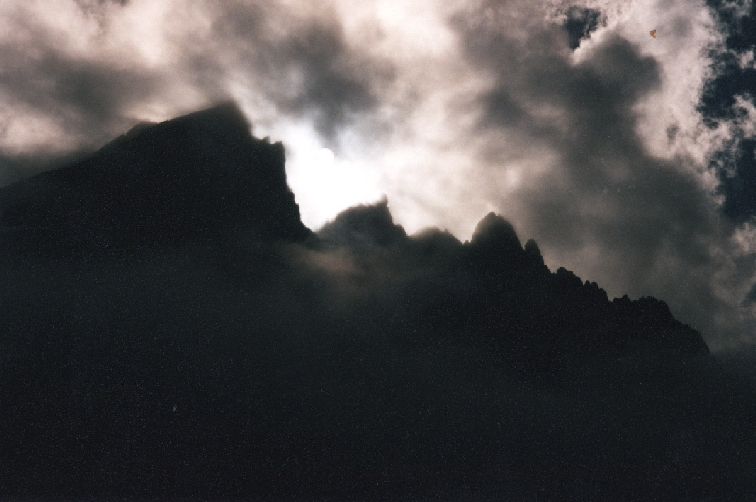
#> input picture Homework 2/HW2 Task/part2/1.jpg, 756 x 502 px, found by its file name
$ jupyter execute --allow-errors HW2PART2.ipynb
#> lines starting #> are read from the running program, lines starting #| are printed output that depends on the picture
# PART2

## Import libraries

[cell 1]
import numpy as np
import pandas as pd
import matplotlib.pyplot as plt
from PIL import Image
import os
import cv2
from scipy.spatial.distance import euclidean
from scipy.spatial.distance import cdist
import skimage
from skimage.io import imread
from skimage.color import rgb2gray
from skimage.feature import canny
from skimage.transform import hough_line, hough_line_peaks
from matplotlib import cm
from skimage.segmentation import slic, mark_boundaries
from skimage.color import label2rgb
from scipy.io import loadmat,savemat
import scipy.io
from sklearn.cluster import KMeans
from sklearn.preprocessing import StandardScaler
from matplotlib.colors import ListedColormap

## SLIC

[cell 2]
class SLIC:
    def __init__(self,image_folder,image_names,n_segments,compactness,sigma,output_folder):
        self.image_folder=image_folder
        self.image_names=image_names
        self.n_segments=n_segments
        self.compactness=compactness
        self.sigma=sigma
        self.output_folder=output_folder

    def segment_images_with_slic(self):
        results = {}
        for image_name in self.image_names:
            image_path = os.path.join(self.image_folder, image_name)
            image = imread(image_path)

            segments = slic(image, n_segments=self.n_segments, compactness=self.compactness, sigma=self.sigma, start_label=1)

            boundaries = mark_boundaries(image, segments,(0, 0.5, 0.5))
            label_image_avg = label2rgb(segments, image, kind='avg')  # Optional: visualize average color within superpixels
            label_image_overlay=label2rgb(segments, image, kind='overlay')

            results[image_name] = {
                "original": image,
                "segments": segments,
                "boundaries": boundaries,
                "label_image": label_image_avg,
            }

            # Plot the results for this image
            fig, ax = plt.subplots(1, 4, figsize=(24, 8))
            ax[0].imshow(image)
            ax[0].set_title(f"Original Image: '{image_name}'")
            ax[0].axis("off")

            ax[1].imshow(boundaries)
            ax[1].set_title("Superpixel Boundaries")
            ax[1].axis("off")

            ax[2].imshow(label_image_avg)
            ax[2].set_title("Superpixels (Averaged Colors)")
            ax[2].axis("off")

            ax[3].imshow(label_image_overlay)
            ax[3].set_title("Superpixels (Overlayed Colors)")
            ax[3].axis("off")

            plt.tight_layout()
            plt.show()


        return results


    def save_segments_for_matlab(self):
        results=self.segment_images_with_slic()

        os.makedirs(self.output_folder, exist_ok=True)  # Ensure the output folder exists

        for image_name, data in results.items():
            segments = data['segments']  # Extract the segments matrix
            mat_file_name = os.path.join(self.output_folder, f"{os.path.splitext(image_name)[0]}_segments.mat")

            # Save to a MATLAB .mat file
            savemat(mat_file_name, {"segments": segments})
            print(f"Saved: {mat_file_name}")

[cell 3]
image_names = ["1.jpg","2.jpg","3.jpg","4.jpg","5.jpg","6.jpg","7.jpg","8.jpg","9.jpg","10.jpg"]
image_folder = "part2"
n_segments=200
compactness=10
sigma=1
output_folder = "part2/matlab_segments"
mark1=SLIC(image_folder=image_folder,image_names=image_names,n_segments=n_segments,compactness=compactness,sigma=sigma,output_folder=output_folder)
#> (the rest of this cell did not finish here and is left out)

#> in segment_images_with_slic, image is the input picture: shape (502, 756, 3); mean R, G, B 74.6, 72.3, 72.8
#> in segment_images_with_slic, `segments = slic(image, n_segments=self.n_segments, compactness=self.co..`:
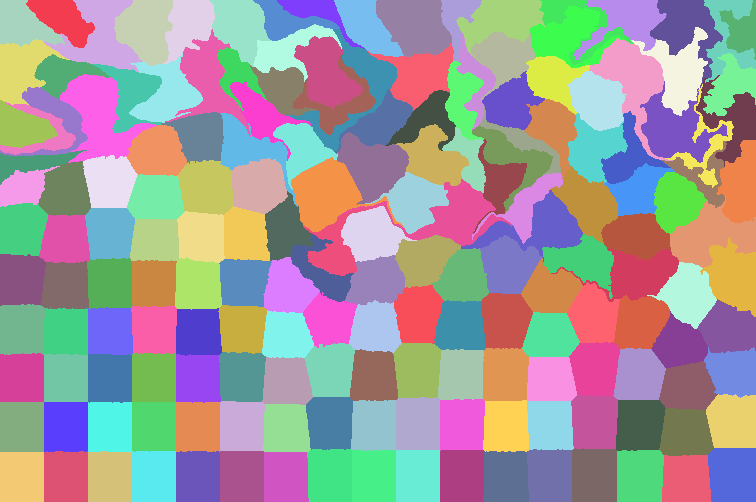
#> segments: shape (502, 756) int64; 175 distinct labels, from 1 to 175; one colour per label, 0 black
#> in segment_images_with_slic, `label_image_overlay=label2rgb(segments, image, kind='overlay')`:
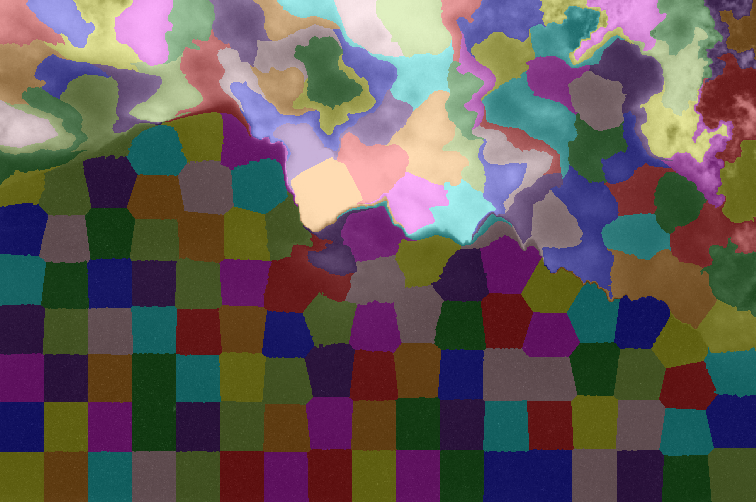
#> label_image_overlay: shape (502, 756, 3) float64; mean R, G, B 0.392, 0.355, 0.35
#> pass 2 of the loop in segment_images_with_slic, `for image_name in self.image_names:`:
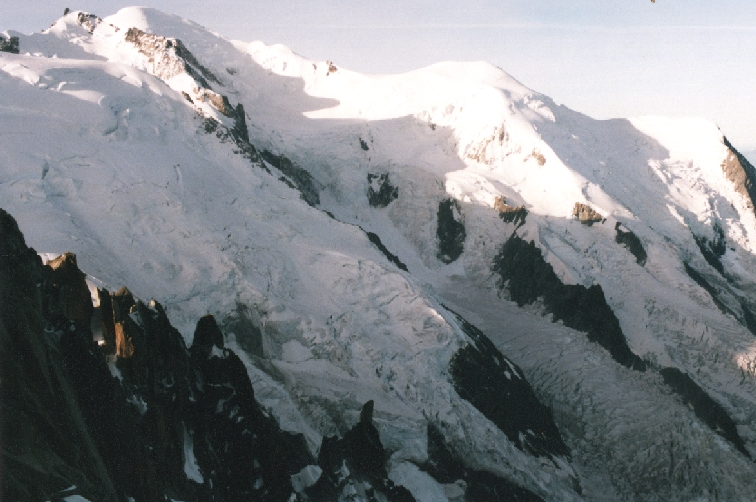
#> input picture Homework 2/HW2 Task/part2/2.jpg, 756 x 502 px, found by its file name
#> in segment_images_with_slic, image is the input picture: shape (502, 756, 3); mean R, G, B 126.9, 130.7, 134.6

[cell 4]
image_names = ["1.jpg","2.jpg","3.jpg","4.jpg","5.jpg","6.jpg","7.jpg","8.jpg","9.jpg","10.jpg"]
#> image_names = ['1.jpg', '2.jpg', '3.jpg', '4.jpg', '5.jpg', '6.jpg', '7.jpg', '8.jpg', '9.jpg', '10.jpg']
image_folder = "part2"
n_segments=300
compactness=10
sigma=1
output_folder = "part2/matlab_segments"
mark1=SLIC(image_folder=image_folder,image_names=image_names,n_segments=n_segments,compactness=compactness,sigma=sigma,output_folder=output_folder)
#> (the rest of this cell did not finish here and is left out)

#> in segment_images_with_slic (call 2), `segments = slic(image, n_segments=self.n_segments, compactness=self.co..`:
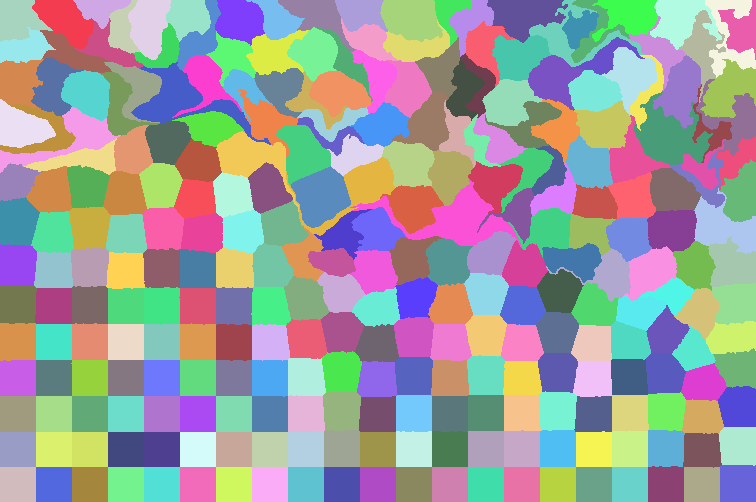
#> segments: shape (502, 756) int64; 274 distinct labels, from 1 to 274; one colour per label, 0 black
#> in segment_images_with_slic (call 2), `boundaries = mark_boundaries(image, segments,(0, 0.5, 0.5))`:
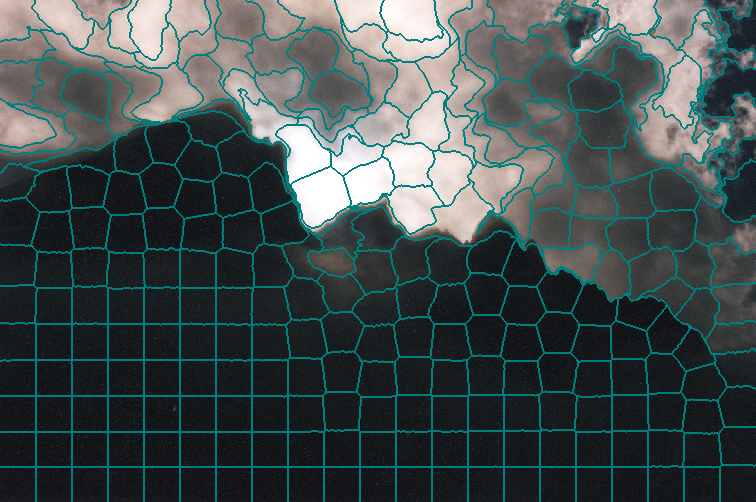
#> boundaries: shape (502, 756, 3) float64; mean R, G, B 0.258, 0.305, 0.307
#> in segment_images_with_slic (call 2), `label_image_avg = label2rgb(segments, image, kind='avg')`:
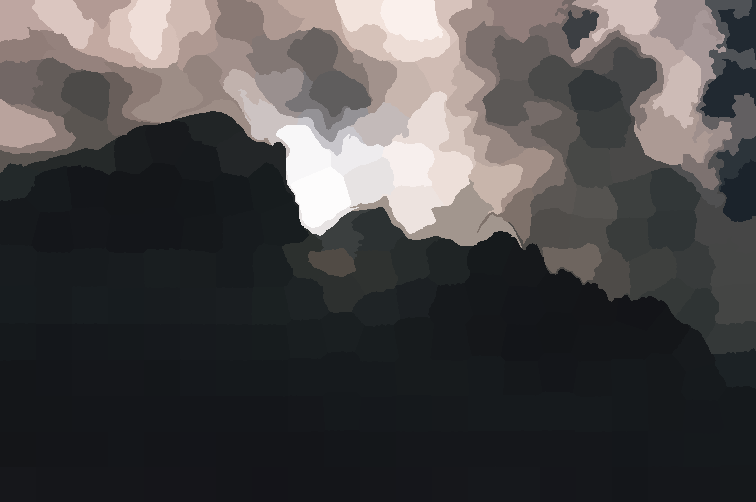
#> label_image_avg: shape (502, 756, 3); mean R, G, B 74.1, 71.8, 72.3
#> in segment_images_with_slic (call 2), `label_image_overlay=label2rgb(segments, image, kind='overlay')`:
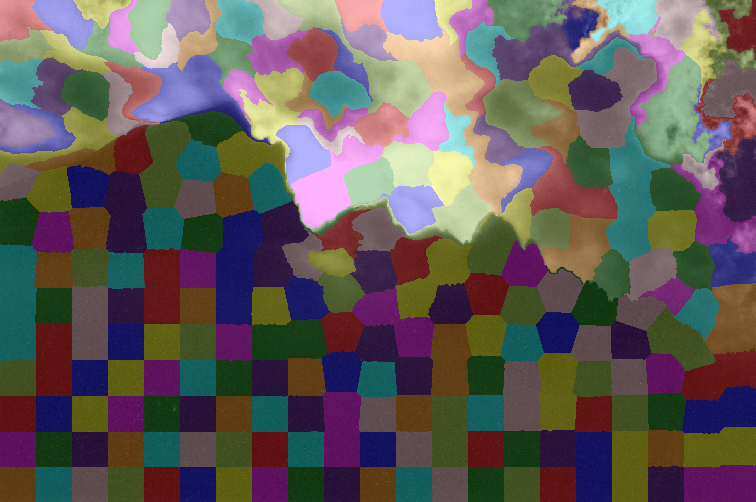
#> label_image_overlay: shape (502, 756, 3) float64; mean R, G, B 0.388, 0.354, 0.35
#> pass 2 of the loop in segment_images_with_slic, `for image_name in self.image_names:`:

[cell 5]
image_names = ["1.jpg","2.jpg","3.jpg","4.jpg","5.jpg","6.jpg","7.jpg","8.jpg","9.jpg","10.jpg"]
image_folder = "part2"
n_segments=400
compactness=10
sigma=1
output_folder = "part2/matlab_segments"
mark1=SLIC(image_folder=image_folder,image_names=image_names,n_segments=n_segments,compactness=compactness,sigma=sigma,output_folder=output_folder)
#> (the rest of this cell did not finish here and is left out)

#> in segment_images_with_slic (call 3), `segments = slic(image, n_segments=self.n_segments, compactness=self.co..`:
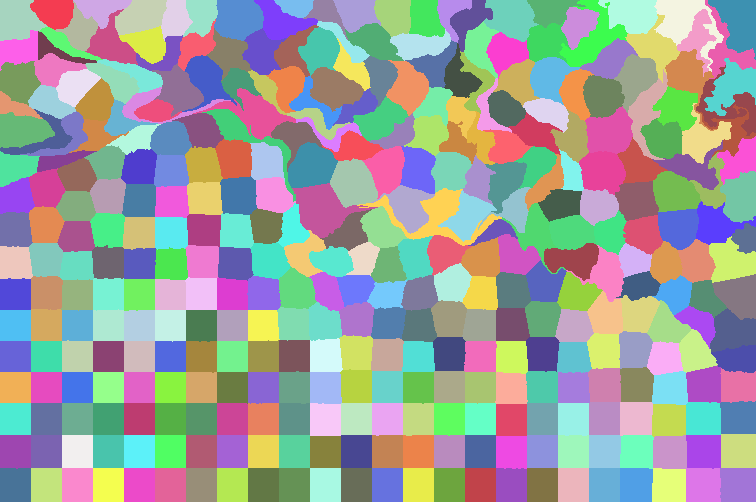
#> segments: shape (502, 756) int64; 362 distinct labels, from 1 to 362; one colour per label, 0 black
#> in segment_images_with_slic (call 3), `boundaries = mark_boundaries(image, segments,(0, 0.5, 0.5))`:
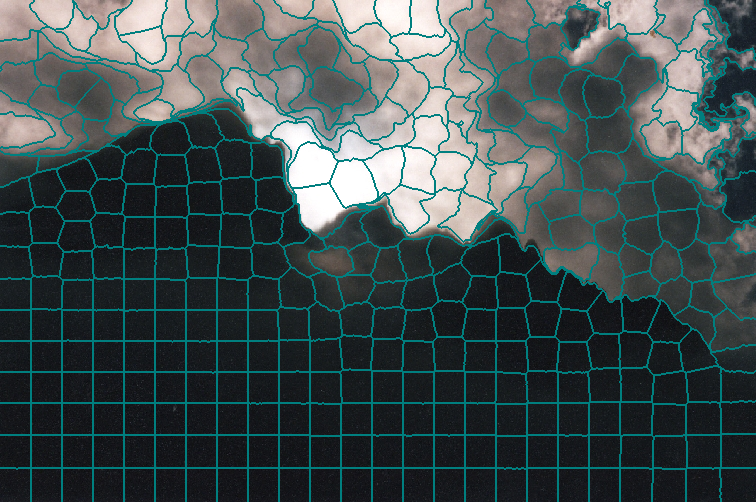
#> boundaries: shape (502, 756, 3) float64; mean R, G, B 0.255, 0.309, 0.31
#> in segment_images_with_slic (call 3), `label_image_avg = label2rgb(segments, image, kind='avg')`:
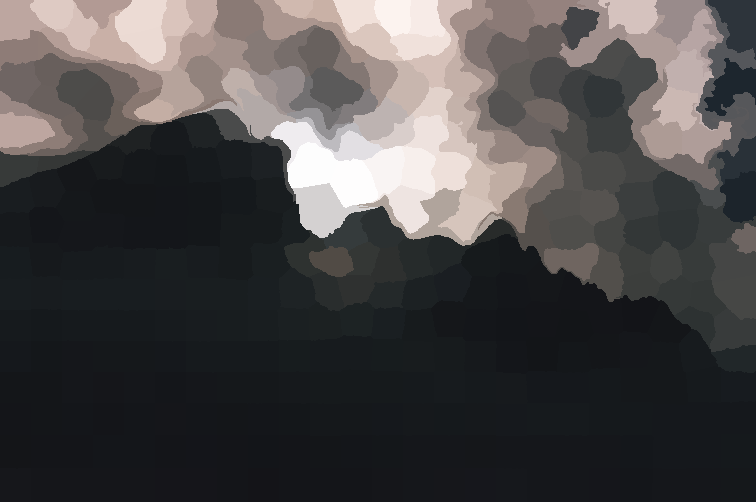
#> label_image_avg: shape (502, 756, 3); mean R, G, B 74.1, 71.8, 72.3
#> in segment_images_with_slic (call 3), `label_image_overlay=label2rgb(segments, image, kind='overlay')`:
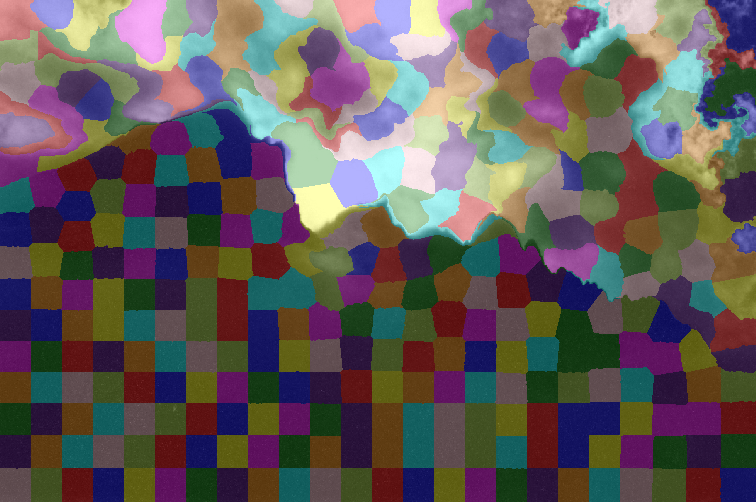
#> label_image_overlay: shape (502, 756, 3) float64; mean R, G, B 0.39, 0.354, 0.353
#> pass 2 of the loop in segment_images_with_slic, `for image_name in self.image_names:`:
#> in segment_images_with_slic (call 3), `segments = slic(image, n_segments=self.n_segments, compactness=self.co..`:
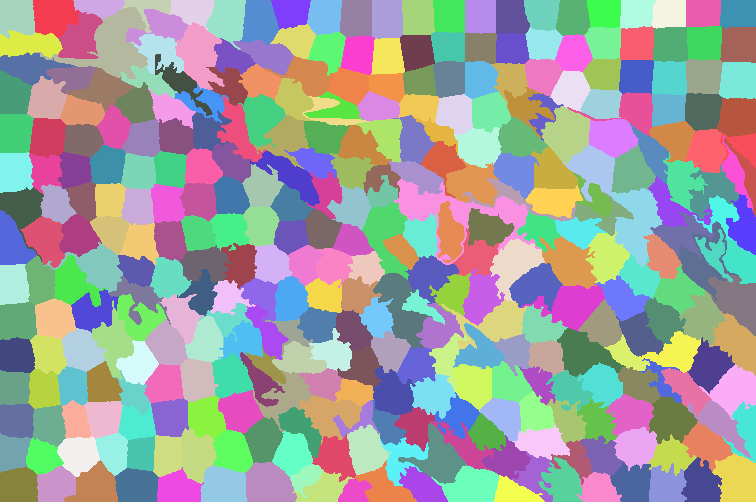
#> segments: shape (502, 756) int64; 343 distinct labels, from 1 to 343; one colour per label, 0 black
#> in segment_images_with_slic (call 3), `label_image_overlay=label2rgb(segments, image, kind='overlay')`:
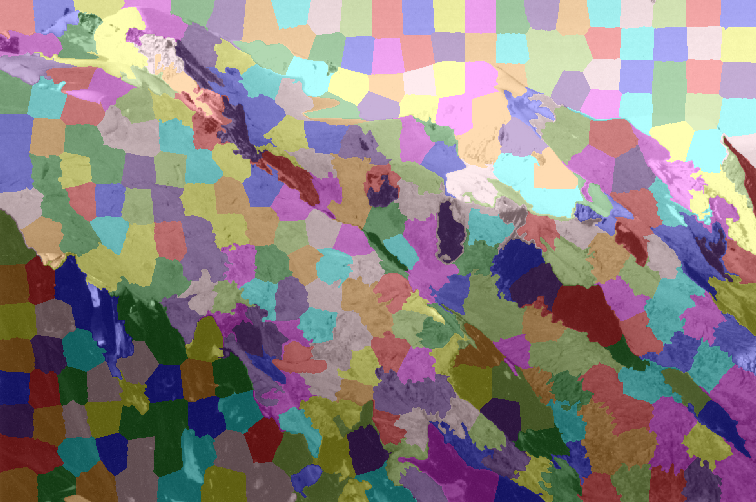
#> label_image_overlay: shape (502, 756, 3) float64; mean R, G, B 0.552, 0.512, 0.51

## K-MEAN

[cell 6]
class kmeans:
    def __init__(self,image_folder,segments_folder,feature_folder,cluster_result_folder,num_images,num_clusters):
        self.feature_folder=feature_folder
        self.segments_folder=segments_folder
        self.image_folder=image_folder
        self.cluster_result_folder=cluster_result_folder
        self.num_images=num_images
        self.num_clusters=num_clusters

    def load_feature_matrices(self):
        self.all_feature_matrices = []
        self.segment_sizes = []
        for img_idx in range(1, self.num_images + 1):
            file_path = os.path.join(self.feature_folder, f'feature_matrices_{img_idx}.mat')
            mat_data = scipy.io.loadmat(file_path)
            feature_matrix = mat_data['feature_matrix']
            self.all_feature_matrices.append(feature_matrix)
            self.segment_sizes.append(feature_matrix.shape[0])
            print(f"Loaded feature matrix for image {img_idx}: {feature_matrix.shape}")

    # [17 lines left out: functions perform_clustering, split_labels_func, not called in this run]

    def visualize_clustering_with_boundaries(self):
        self.load_feature_matrices()
        self.perform_clustering()
        self.split_labels_func()
        os.makedirs(self.cluster_result_folder, exist_ok=True)
        for img_idx in range(1, self.num_images + 1):

            img_path = os.path.join(self.image_folder, f"{img_idx}.jpg")
            im = plt.imread(img_path)
            seg_path = os.path.join(self.segments_folder, f"{img_idx}_segments.mat")
            segments = scipy.io.loadmat(seg_path)['segments']

            unique_segments = np.unique(segments)
            cluster_map = np.zeros_like(segments, dtype=int)
            for segment_id, cluster_label in zip(unique_segments, self.split_labels[img_idx - 1]):
                cluster_map[segments == segment_id] = cluster_label


            # Create pseudo-color and overlay images
            pseudo_color_image = label2rgb(cluster_map, im, kind='overlay', bg_label=0)

            # Transparent overlay
            overlay = (0.6 * im + 0.4 * pseudo_color_image*255).astype(np.uint8)
            boundary_image = mark_boundaries(overlay, segments, color=(0, 0.3, 0.3))
            # Plot results
            plt.figure(figsize=(15, 5))
            plt.subplot(1, 3, 1)
            plt.imshow(im)
            plt.title(f"Original Image {img_idx}")
            plt.axis("off")

            plt.subplot(1, 3, 2)
            plt.imshow(pseudo_color_image)
            plt.title(f"K-Means Clustering Result {img_idx}")
            plt.axis("off")

            plt.subplot(1, 3, 3)
            plt.imshow(boundary_image)
            plt.title(f"Overlay with Clusters {img_idx}")
            plt.axis("off")
            plt.show()
            # [4 lines of commented-out code are left out]

[cell 7]
image_folder = "part2"
#> image_folder = 'part2'
segments_folder = "part2/matlab_segments"
feature_folder = "feature_matrices"
cluster_result_folder = "clustering_results"
num_images = 10
num_clusters = 4
k_mean_mark1=kmeans(image_folder,segments_folder,feature_folder,cluster_result_folder,num_images,num_clusters)
#> (the rest of this cell did not finish here and is left out)


[cell 8]
image_folder = "part2"
segments_folder = "part2/matlab_segments"
feature_folder = "feature_matrices"
cluster_result_folder = "clustering_results"
num_images = 10
num_clusters = 5
k_mean_mark1=kmeans(image_folder,segments_folder,feature_folder,cluster_result_folder,num_images,num_clusters)
#> (the rest of this cell did not finish here and is left out)


[cell 9]
image_folder = "part2"
segments_folder = "part2/matlab_segments"
feature_folder = "feature_matrices"
cluster_result_folder = "clustering_results"
num_images = 10
num_clusters = 6
k_mean_mark1=kmeans(image_folder,segments_folder,feature_folder,cluster_result_folder,num_images,num_clusters)
#> (the rest of this cell did not finish here and is left out)


# Contextual Clustering

[cell 10]
class ContextualClustering:
    def __init__(self, image_folder, segments_folder, feature_folder, output_folder, num_images, num_clusters, radius1, radius2, threshold=5):
        self.image_folder = image_folder
        self.segments_folder = segments_folder
        self.feature_folder = feature_folder
        self.output_folder = output_folder
        self.num_images = num_images
        self.num_clusters = num_clusters
        self.radius1 = radius1
        self.radius2 = radius2
        self.threshold = threshold

    def load_feature_matrices(self):

        self.all_feature_matrices = []
        self.segment_sizes = []
        for img_idx in range(1, self.num_images + 1):
            feature_path = os.path.join(self.feature_folder, f"feature_matrices_{img_idx}.mat")
            feature_matrix = scipy.io.loadmat(feature_path)['feature_matrix']
            self.all_feature_matrices.append(feature_matrix)
            self.segment_sizes.append(feature_matrix.shape[0])
            print(f"Loaded feature matrix for image {img_idx}: {feature_matrix.shape}")

    # [120 lines left out: functions compute_superpixel_centroids, find_neighbors, compute_contextual_features, perform_clustering, split_labels_func, visualize_clustering_with_boundaries, not called in this run]

    def contextual_clustering_pipeline(self):

        self.load_feature_matrices()

        all_contextual_features = []
        for img_idx in range(1, self.num_images + 1):
            segments_path = os.path.join(self.segments_folder, f"{img_idx}_segments.mat")
            segments = scipy.io.loadmat(segments_path)['segments']
            contextual_features = self.compute_contextual_features(self.all_feature_matrices[img_idx - 1], segments)
            all_contextual_features.append(contextual_features)

        combined_features = np.vstack(all_contextual_features)
        self.perform_clustering(combined_features)
        self.split_labels_func()
        self.visualize_clustering_with_boundaries()

[cell 11]
# Initialize and run the pipeline
contextual_clustering = ContextualClustering(
    image_folder="part2",
    segments_folder="part2/matlab_segments",
    feature_folder="feature_matrices",
    output_folder="contextual_clustering_results",
    num_images=10,
    num_clusters=5,  # Adjust as needed
    radius1=20*1.5,       # Adjust based on superpixel size
    radius2=20*2.5,       # Larger radius for second-level neighbors
    threshold=10      # Minimum pixels to include a superpixel in a ring
)

#> (the rest of this cell did not finish here and is left out)
